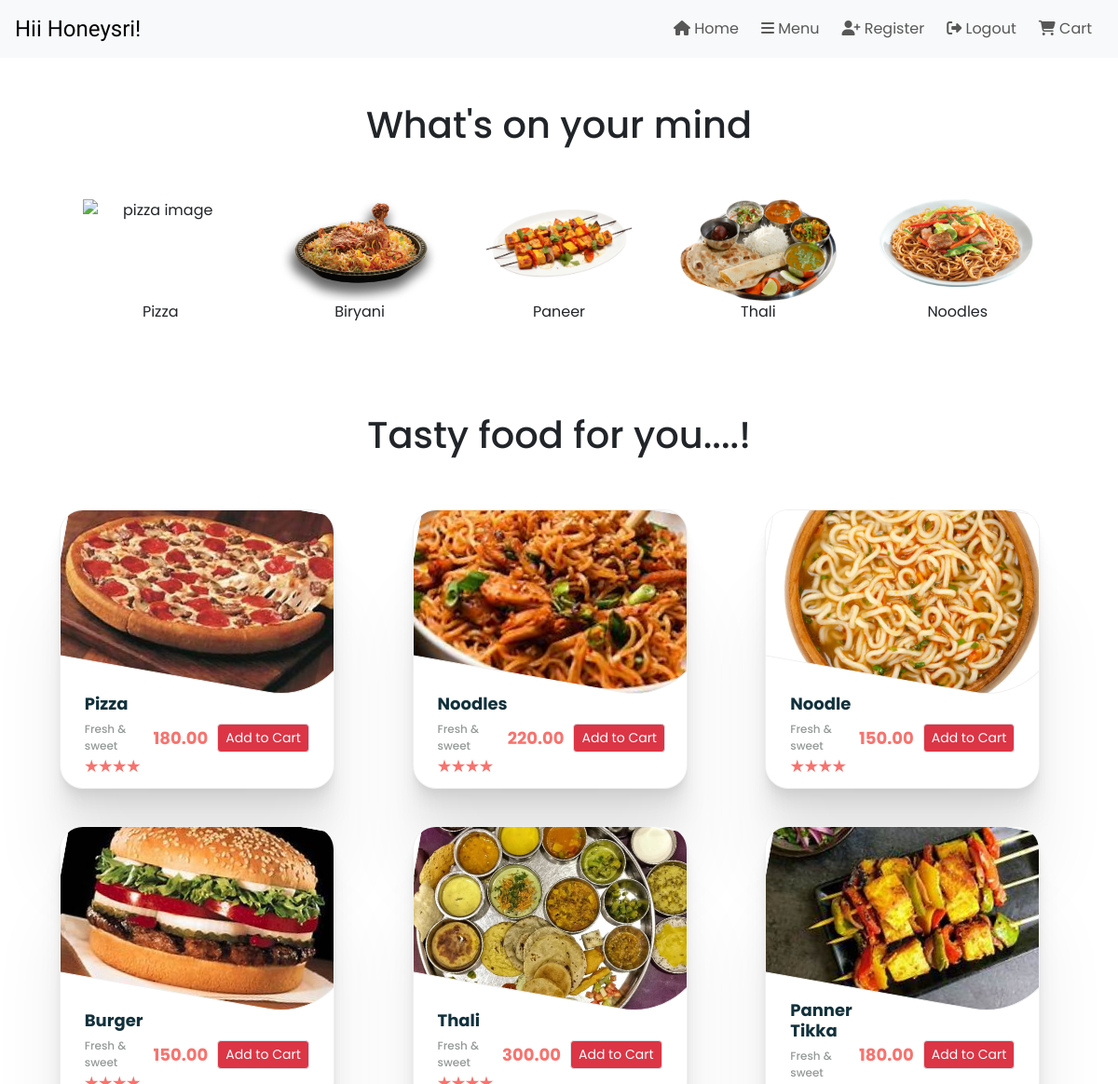
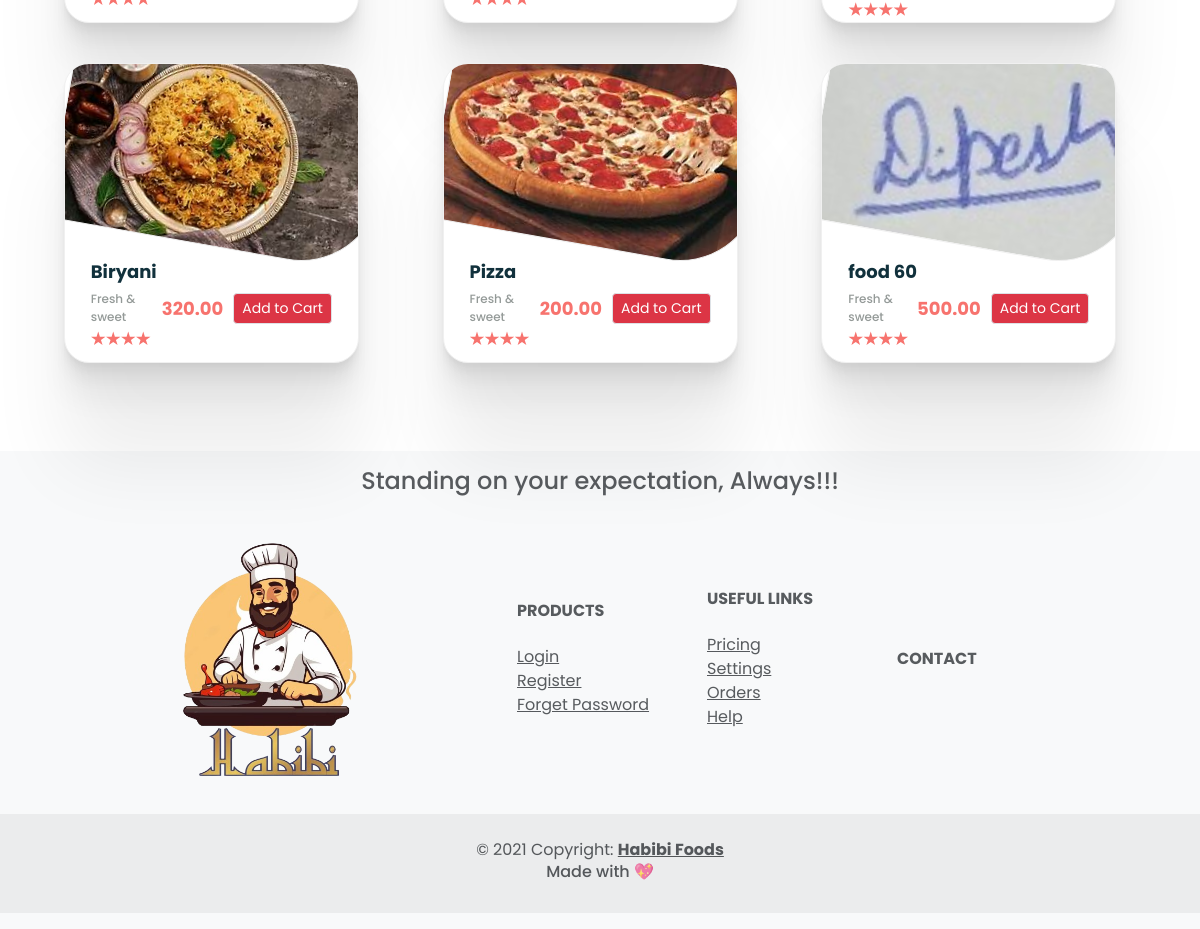
/menu/ (signed in), run on the app's committed database (2 pictures, top to bottom).
### customer/models.py (models this page shows)
class CustomUser(AbstractUser):
    is_user = models.BooleanField(default=False)
    is_restaurant = models.BooleanField(default=False)

class customerUser(CustomUser):
    name = models.CharField(max_length=50)

### restaurant/models.py (models this page shows)
class foodItems(models.Model):
    name = models.CharField(max_length=255)
    price = models.DecimalField(max_digits=10, decimal_places=2)
    image = models.ImageField(upload_to='images/')
    restaurantName = models.CharField(max_length=50)

### menu/views.py (the view, shortened to what this page needs)
# urls.py: path('menu/',menuviews.menu,name = 'menu'),
@login_required
def menu(request):
    user = request.user
    foods = foodItems.objects.all()
    print("my output ",foodItems)
    if hasattr(user, 'customeruser'):
        name = user.customeruser.name
    else:
        name = "No name found"
    if 'cart' not in request.session:
        request.session['cart'] = {}
    print('cart',request.session['cart'])
    return render(request, 'index1.html', {'name': name, 'foodItems':foods})

### menu/templates/index1.html (shortened to what this page needs)
<!DOCTYPE html>
<html>
{% load static %}
<head>
    <link href="https://cdn.jsdelivr.net/npm/bootstrap@5.3.3/dist/css/bootstrap.min.css" rel="stylesheet"
>
    <link rel="stylesheet" href="https://cdn.jsdelivr.net/npm/bootstrap-icons@1.11.1/font/bootstrap-icons.css"
>
    <link rel="stylesheet" href={% static 'style.css' %}>
</head>
<body>
    {% include "header.html" %}
    <div class="container text-center justify-content-center">
        <br>
        <br>
        <h1>What's on your mind</h1>
        <br>
        <br>
        <section id='hehe' class="d-flex justify-content-evenly flex-wrap">
            <div class="main_items">
                <img class="img-fluid" src={% static 'pizza.png' %} alt="pizza image">
                <p>Pizza</p>
            </div>
            <div class="main_items">
                <img class="img-fluid" src={% static 'biryani.png' %} alt="biryani image">
                <p>Biryani</p>
            </div>
            <div class="main_items">
                <img class="img-fluid" src={% static 'paneer.png' %} alt="paneer image">
                <p>Paneer</p>
            </div>
            <div class="main_items">
                <img class="img-fluid" src={% static 'thali.png' %} alt="thali image">
                <p>Thali</p>
            </div>
            <div class="main_items">
                <img class="img-fluid" src={% static 'noodle.png' %} alt="noodle image">
                <p>Noodles</p>
            </div>
        </section>
    </div>
    <br>
    <br>
    <div class="container-fluid text-center d-flex justify-content-center flex-wrap py-5">
        <h1>Tasty food for you....!</h1>
    </div>
    <section class="cards d-flex justify-content-evenly flex-wrap">
        {% if foodItems is None %}
        <p>Khana Nhi milega</p>
        {% else %}
        {% for food in foodItems %}
        <div class="outer overflow-hidden">
            <div class="inner"
                style="background: url(/media/{{ food.image }}) no-repeat center center/cover; height: 200px;"></div>
            <div class="item d-flex align-items-center">
                <div class="item-details flex-grow-1">
                    <div class="item-name">
                        <h4>{{ food.name }}</h4>
                        <p>Fresh & sweet</p>
                    </div>
                    <div class="rating">
                        <div></div>
                        <div></div>
                        <div></div>
                        <div></div>
                    </div>
                </div>
                <div class="item-price-and-cart d-flex align-items-center">
                    <div class="item-price">
                        <p>{{ food.price }}</p>
                    </div>
                    <form action="#" method="post">
                    <div class="cart ml-4">
                        <input type="submit" class="btn btn-danger border btn-sm" value="Add to Cart">
                    </div>
                    </form>
                </div>
            </div>
        </div>
        {% endfor %}
        {% endif %}
    </section>
    {% include "footer.html" %}

### menu/templates/header.html (shortened to what this page needs)
{%load static%}
<link rel="stylesheet" href={%static 'style.css'%} >
<link rel="stylesheet" href="https://cdnjs.cloudflare.com/ajax/libs/font-awesome/6.5.2/css/all.min.css" />
<nav class="navbar navbar-expand-lg navbar-light bg-light text-muted position-sticky ">
  <a class="navbar-brand px-3"><span style="font-family: 'Poetsen One'; font-weight: 400; font-size: larger;">Hii {{ name }}!</span></a>
  <div class="collapse navbar-collapse justify-content-end px-3" style="font-family: 'Poppins';">
      <ul class="navbar-nav ml-auto">
          <li class="nav-item active px-1">
              <a class="nav-link" href="/"><i class="fas fa-home"></i> Home <span class="sr-only">(current)</span></a>
          </li>
          <li class="nav-item px-1">
              <a class="nav-link" href="/menu"><i class="fas fa-bars"></i> Menu</a>
          </li>
          <li class="nav-item px-1">
              <a class="nav-link" href="/register"><i class="fas fa-user-plus"></i> Register</a>
          </li>
          <li class="nav-item px-1">
              <a class="nav-link" href={% url 'logout' %} ><i class="fas fa-sign-out-alt"></i> Logout</a>
          </li>
          <li class="nav-item px-1">
              <a class="nav-link" href="/cart"><i class="fas fa-shopping-cart"></i> Cart</a>
          </li>
      </ul>
  </div>
</nav>

### customer/templates/loader.html (shortened to what this page needs)
{%load static%}

### menu/templates/footer.html (shortened to what this page needs)
{%load static%}
<footer class="text-center text-lg-start bg-body-tertiary py-3 text-muted">
    <section class="">
        <div class="text-center text-muted">
            <h4> Standing on your expectation, Always!!!</h4>
        </div>
        <div class="container text-center text-md-start mt-3 align-content-center">
            <div class="row mt-3">
                <div class="col-md-3 col-lg-4 col-xl-3 mx-auto mb-4">
                    <img class="img-fluid" src={%static 'logo-transparent.png'%}>
                </div>
                <div class="col-md-2 col-lg-2 col-xl-2 align-content-center  mb-4">
                    <h6 class="text-uppercase fw-bold mb-4">
                        Products
                    </h6>
                    <p>
                        <a href="#!" class="text-reset">Login</a>
                    </p>
                    <p>
                        <a href="#!" class="text-reset">Register</a>
                    </p>
                    <p>
                        <a href="#!" class="text-reset">Forget Password</a>
                    </p>
                </div>
                <div class="col-md-3 col-lg-2 col-xl-2  align-content-center mb-4">
                    <h6 class="text-uppercase fw-bold mb-4">
                        Useful links
                    </h6>
                    <p>
                        <a href="#!" class="text-reset">Pricing</a>
                    </p>
                    <p>
                        <a href="#!" class="text-reset">Settings</a>
                    </p>
                    <p>
                        <a href="#!" class="text-reset">Orders</a>
                    </p>
                    <p>
                        <a href="#!" class="text-reset">Help</a>
                    </p>
                </div>
                <div class="col-md-4 col-lg-3 col-xl-3 align-content-center mb-md-0 mb-4">
                    <h6 class="text-uppercase fw-bold mb-4">Contact</h6>
                </div>
            </div>
        </div>
    </section>
    <div class="text-center p-4" style="background-color: rgba(0, 0, 0, 0.05);">
        © 2021 Copyright:
        <a class="text-reset fw-bold" href={%url 'menu'%}> Habibi Foods </a>
        <br>
        <h6 class="text-center"> Made with <span>💖</span></h6>
    </div>
</footer>

### menu/static/style.css (style rules this page uses)
body { font-family: 'Poppins'; }
.main_items { width: 15%; height: auto; display: flex; flex-direction: column; align-self: stretch; justify-content: space-between; }
p { margin-bottom: 0; }
.outer { width: 295px; height: 300px; border-radius: 25px; background: #fff; border: 1px solid #f0f0f0; box-shadow: 0 3.4px 2.7px rgba(0, 0, 0, 0.022), 0 8.7px 6.9px rgba(0, 0, 0, 0.031), 0 17.7px 14.2px rgba(0, 0, 0, 0.039), 0 36.5px 29.2px rgba(0, 0, 0, 0.048), 0 100px 80px rgba(0, 0, 0, 0.07); overflow: visible; }
.inner { width: 325px; height: 90%; object-fit: cover; border: 1px solid #f0f0f0; border-bottom-right-radius: 80px; transform: translateX(-4px) translateY(-17px) rotate(10deg); }
.item { height: 30%; display: flex; justify-content: space-between; align-items: center; padding: 0 26px; }
.item-name h4 { font-size: 18px; font-weight: bold; color: #11313c; }
.item-name p { font-size: 12px; font-weight: 500; color: #949a98; }
.item-price { display: flex; flex-direction: column; }
.item-price p { font-size: 18px; font-weight: bold; color: #f7736e; text-align: right; }
.rating { display: flex; }
.rating > div { width: 15px; height: 15px; background: #f7736e; clip-path: polygon(50% 0%, 61% 35%, 98% 35%, 68% 57%, 79% 91%, 50% 70%, 21% 91%, 32% 57%, 2% 35%, 39% 35%); }

### menu/templates/index1.html (style rules this page uses)
.item { width: 100%; padding: 10px; }
.item-name { margin-bottom: 5px; }
.rating { margin-bottom: 10px; }
.cart { margin-left: auto; }
.item-price { margin-right: 10px; }
.outer { margin-bottom: 40px; width: calc(25% - 20px); margin-right: 20px; display: inline-block; }

### data on the page
customerUser: name "Honeysri"
foodItems: image (picture), name "Pizza", price "180.00"
foodItems: image (picture), name "Noodles", price "220.00"
foodItems: image (picture), name "Noodle", price "150.00"
foodItems: image (picture), name "Burger", price "150.00"
foodItems: image (picture), name "Thali", price "300.00"
foodItems: image (picture), name "Panner Tikka", price "180.00"
foodItems: image (picture), name "Biryani", price "320.00"
foodItems: image (picture), name "Pizza", price "200.00"
foodItems: image (picture), name "food 60", price "500.00"
